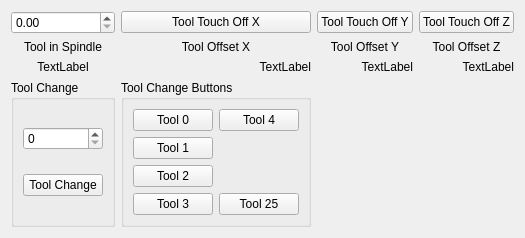
      <widget class="QWidget" name="tab_4">
       <attribute name="title">
        <string>Tools</string>
       </attribute>
       <layout class="QGridLayout" name="gridLayout_13">
        <item row="0" column="0">
         <widget class="QDoubleSpinBox" name="tool_touchoff_dsb"/>
        </item>
        <item row="0" column="2">
         <widget class="QPushButton" name="tool_touchoff_y">
          <property name="text">
           <string>Tool Touch Off Y</string>
          </property>
         </widget>
        </item>
        <item row="0" column="3">
         <widget class="QPushButton" name="tool_touchoff_z">
          <property name="text">
           <string>Tool Touch Off Z</string>
          </property>
         </widget>
        </item>
        <item row="3" column="3">
         <spacer name="verticalSpacer">
          <property name="orientation">
           <enum>Qt::Vertical</enum>
          </property>
          <property name="sizeHint" stdset="0">
           <size>
            <width>20</width>
            <height>40</height>
           </size>
          </property>
         </spacer>
        </item>
        <item row="0" column="1">
         <widget class="QPushButton" name="tool_touchoff_x">
          <property name="text">
           <string>Tool Touch Off X</string>
          </property>
         </widget>
        </item>
        <item row="1" column="0">
         <widget class="QLabel" name="label_12">
          <property name="text">
           <string>Tool in Spindle</string>
          </property>
          <property name="alignment">
           <set>Qt::AlignCenter</set>
          </property>
         </widget>
        </item>
        <item row="2" column="0">
         <widget class="QLabel" name="tool_in_spindle_lb">
          <property name="text">
           <string>TextLabel</string>
          </property>
          <property name="alignment">
           <set>Qt::AlignCenter</set>
          </property>
         </widget>
        </item>
        <item row="2" column="1">
         <widget class="QLabel" name="tool_offset_lb_0">
          <property name="text">
           <string>TextLabel</string>
          </property>
          <property name="alignment">
           <set>Qt::AlignRight|Qt::AlignTrailing|Qt::AlignVCenter</set>
          </property>
         </widget>
        </item>
        <item row="2" column="2">
         <widget class="QLabel" name="tool_offset_lb_1">
          <property name="text">
           <string>TextLabel</string>
          </property>
          <property name="alignment">
           <set>Qt::AlignRight|Qt::AlignTrailing|Qt::AlignVCenter</set>
          </property>
         </widget>
        </item>
        <item row="2" column="3">
         <widget class="QLabel" name="tool_offset_lb_2">
          <property name="text">
           <string>TextLabel</string>
          </property>
          <property name="alignment">
           <set>Qt::AlignRight|Qt::AlignTrailing|Qt::AlignVCenter</set>
          </property>
         </widget>
        </item>
        <item row="1" column="1">
         <widget class="QLabel" name="label_14">
          <property name="text">
           <string>Tool Offset X</string>
          </property>
          <property name="alignment">
           <set>Qt::AlignCenter</set>
          </property>
         </widget>
        </item>
        <item row="1" column="2">
         <widget class="QLabel" name="label_15">
          <property name="text">
           <string>Tool Offset Y</string>
          </property>
          <property name="alignment">
           <set>Qt::AlignCenter</set>
          </property>
         </widget>
        </item>
        <item row="1" column="3">
         <widget class="QLabel" name="label_17">
          <property name="text">
           <string>Tool Offset Z</string>
          </property>
          <property name="alignment">
           <set>Qt::AlignCenter</set>
          </property>
         </widget>
        </item>
        <item row="3" column="0">
         <widget class="QGroupBox" name="groupBox_8">
          <property name="title">
           <string>Tool Change</string>
          </property>
          <layout class="QGridLayout" name="gridLayout_18">
           <item row="0" column="0">
            <widget class="QSpinBox" name="next_tool_sb"/>
           </item>
           <item row="1" column="0">
            <widget class="QPushButton" name="tool_change_pb">
             <property name="text">
              <string>Tool Change</string>
             </property>
            </widget>
           </item>
          </layout>
         </widget>
        </item>
        <item row="3" column="1">
         <widget class="QGroupBox" name="groupBox_9">
          <property name="title">
           <string>Tool Change Buttons</string>
          </property>
          <layout class="QGridLayout" name="gridLayout_19">
           <item row="0" column="0">
            <widget class="QPushButton" name="tool_change_pb_0">
             <property name="text">
              <string>Tool 0</string>
             </property>
            </widget>
           </item>
           <item row="0" column="1">
            <widget class="QPushButton" name="tool_change_pb_4">
             <property name="text">
              <string>Tool 4</string>
             </property>
            </widget>
           </item>
           <item row="1" column="0">
            <widget class="QPushButton" name="tool_change_pb_1">
             <property name="text">
              <string>Tool 1</string>
             </property>
            </widget>
           </item>
           <item row="2" column="0">
            <widget class="QPushButton" name="tool_change_pb_2">
             <property name="text">
              <string>Tool 2</string>
             </property>
            </widget>
           </item>
           <item row="3" column="0">
            <widget class="QPushButton" name="tool_change_pb_3">
             <property name="text">
              <string>Tool 3</string>
             </property>
            </widget>
           </item>
           <item row="3" column="1">
            <widget class="QPushButton" name="tool_change_pb_25">
             <property name="text">
              <string>Tool 25</string>
             </property>
            </widget>
           </item>
          </layout>
         </widget>
        </item>
       </layout>
      </widget>
